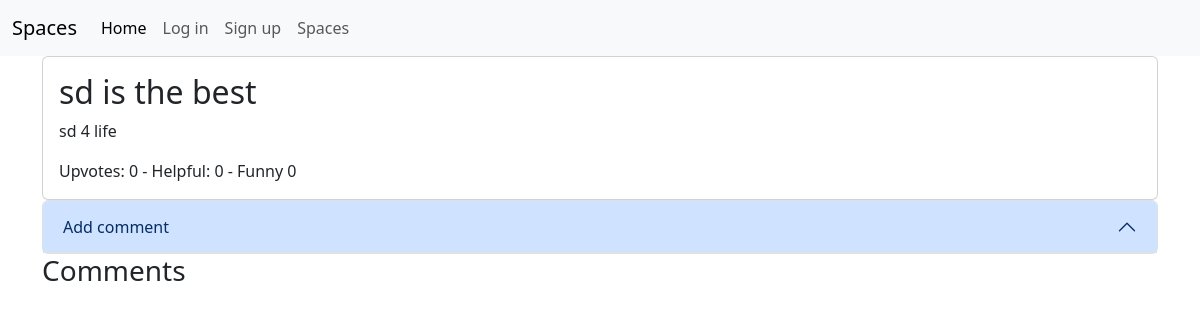
Screenshot of /space/san diego/comments/sd is the best/ with the database file from the repository.
### main/models.py (models this page shows)
class Post(models.Model):
    user = models.ForeignKey(User, on_delete=models.CASCADE)
    title = models.CharField(max_length=50)
    spacename = models.CharField(max_length=25)
    url = models.CharField(max_length=200, default="", blank=True)
    body = models.CharField(max_length=1000, default="")
    upvotes = models.IntegerField(default=0)
    downvotes = models.IntegerField(default=0)
    helpful = models.IntegerField(default=0)
    funny = models.IntegerField(default=0)
    date_published = models.DateTimeField(default=datetime.datetime.now(), blank=True)
    def __str__(self):
        return self.title

### main/views.py (the view)
# urls.py: path('space/<str:spacename>/comments/<str:post_title>/', views.post_comments, name='post_comments'),
def post_comments(request, spacename, post_title):
    if request.method == 'POST':
        form = CommentForm(request.POST)
        if form.is_valid():
            form.save()
            return redirect('main:post_comments', spacename, post_title)
    post_info = Post.objects.get(title=post_title)
    comments = post_info.comment_set.all()
    comment_form = CommentForm()
    return render(request, 'main/comment.html', {'post_info': post_info, 'comments': comments,
                                                 'comment_form': comment_form})

### main/templates/main/comment.html (shortened to what this page needs)
{% extends "./base.html" %}
    {% load bootstrap5 %}
{% block content %}
<div class="card">
  <div class="card-body">
    <h2>{{ post_info.title }}</h2>
    <p>{{ post_info.body }}</p>
    Upvotes: {{ post_info.upvotes }} - Helpful: {{ post_info.helpful }} - Funny {{ post_info.funny }}
  </div>
</div>
<div class="accordion">
    <div class="accordion-item">
        <h2 class="accordion-header">
          <button class="accordion-button" type="button" data-bs-toggle="collapse" data-bs-target="#collapseOne" aria-expanded="true" aria-controls="collapseOne">
            Add comment
          </button>
        </h2>
  </div>
</div>
<h3>Comments</h3>
{% endblock %}

### rows the page displays
Post: title "sd is the best", body "sd 4 life", upvotes "0", helpful "0", funny "0"
